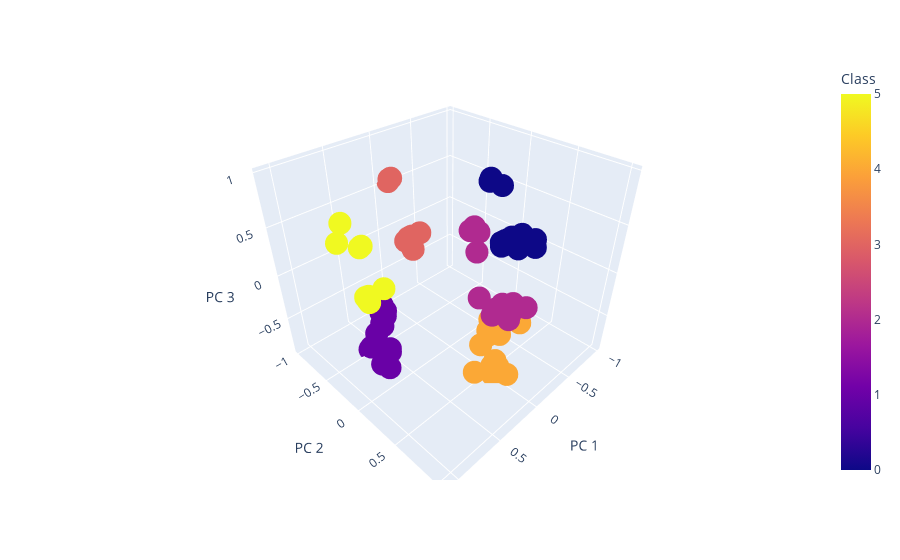

The notebook cell this image was saved under:
### Code cell
# Using  a 3D view to display the 3 PC's 
import plotly.express as px
fig = px.scatter_3d(clustered_df, x='PC 1', y='PC 2', z='PC 3',
              color='Class',
              hover_name='CoinName'
              )

fig.show()

### Figure 1 — Plotly figure (JSON) as saved in the notebook; plotly's stock layout.template omitted (floating-point values rounded to 4 significant figures; data arrays with more than 128 entries replaced by an {"elided": "..."} marker saying what was removed)
{"data": [{"hovertemplate": "<b>%{hovertext}</b><br><br>PC 1=%{x}<br>PC 2=%{y}<br>PC 3=%{z}<br>Class=%{marker.color}<extra></extra>", "hovertext": {"elided": "136 str values"}, "legendgroup": "", "marker": {"color": {"elided": "136 int values"}, "coloraxis": "coloraxis", "symbol": "circle"}, "mode": "markers", "name": "", "scene": "scene", "showlegend": false, "type": "scatter3d", "x": {"elided": "136 float values"}, "y": {"elided": "136 float values"}, "z": {"elided": "136 float values"}}], "layout": {"autosize": true, "coloraxis": {"colorbar": {"title": {"text": "Class"}}, "colorscale": [[0, "#0d0887"], [0.1111, "#46039f"], [0.2222, "#7201a8"], [0.3333, "#9c179e"], [0.4444, "#bd3786"], [0.5556, "#d8576b"], [0.6667, "#ed7953"], [0.7778, "#fb9f3a"], [0.8889, "#fdca26"], [1, "#f0f921"]]}, "legend": {"tracegroupgap": 0}, "margin": {"t": 60}, "scene": {"aspectmode": "auto", "aspectratio": {"x": 1.047, "y": 1.016, "z": 0.9404}, "domain": {"x": [0, 1], "y": [0, 1]}, "xaxis": {"title": {"text": "PC 1"}, "type": "linear"}, "yaxis": {"title": {"text": "PC 2"}, "type": "linear"}, "zaxis": {"title": {"text": "PC 3"}, "type": "linear"}}}}
